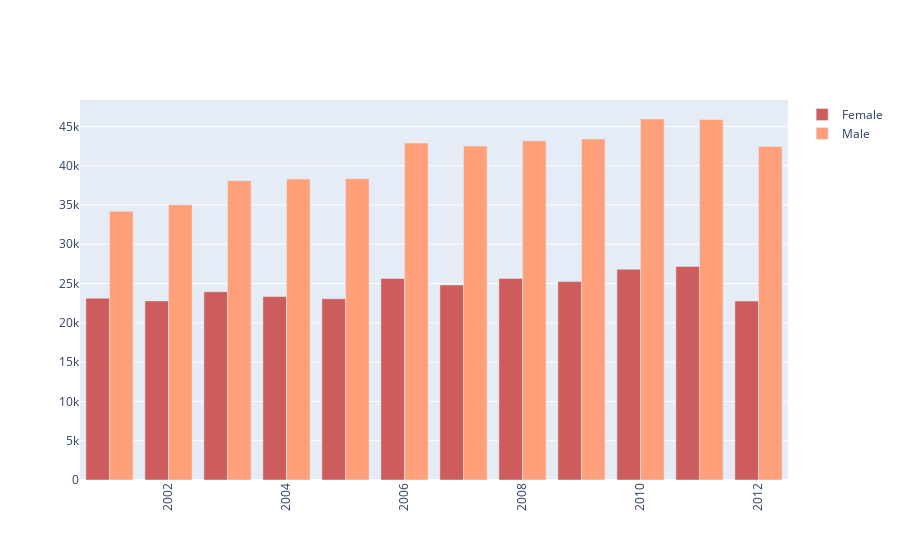

Notebook code for this chart:
### Markdown cell above
# **Gender-wise suicide comparison using grouped bar graph plot**

### Code cell
import plotly.graph_objects as go

fig = go.Figure()
fig.add_trace(go.Bar(
    x= data_new['Year'].unique(),
    y= data_new.groupby([data_new.Gender == 'Male' , 'Year']).sum()['Total'],
    name='Female',
    marker_color='indianred'
))
fig.add_trace(go.Bar(
    x= data_new['Year'].unique(),
    y= data_new.groupby([data_new["Gender"] == 'Female' , 'Year']).sum()['Total'],
    name='Male',
    marker_color='lightsalmon'
))


fig.update_layout(barmode='group', xaxis_tickangle=-90)
fig.show()

### Figure 1 — Plotly figure (JSON) as saved in the notebook; plotly's stock layout.template omitted (floating-point values rounded to 4 significant figures)
{"data": [{"marker": {"color": "indianred"}, "name": "Female", "type": "bar", "x": [2001, 2002, 2003, 2004, 2005, 2006, 2007, 2008, 2009, 2010, 2011, 2012], "y": [23140, 22795, 23954, 23358, 23071, 25647, 24824, 25654, 25248, 26821, 27176, 22775, 34203, 35034, 38097, 38297, 38356, 42889, 42498, 43177, 43408, 45945, 45890, 42445]}, {"marker": {"color": "lightsalmon"}, "name": "Male", "type": "bar", "x": [2001, 2002, 2003, 2004, 2005, 2006, 2007, 2008, 2009, 2010, 2011, 2012], "y": [34203, 35034, 38097, 38297, 38356, 42889, 42498, 43177, 43408, 45945, 45890, 42445, 23140, 22795, 23954, 23358, 23071, 25647, 24824, 25654, 25248, 26821, 27176, 22775]}], "layout": {"barmode": "group", "xaxis": {"tickangle": -90}}}
